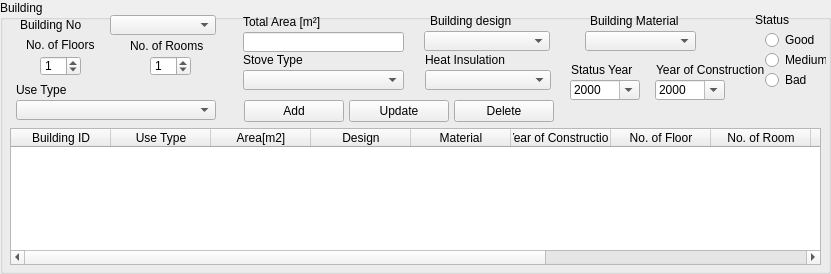
    <widget class="QGroupBox" name="groupBox_4">
     <property name="geometry">
      <rect>
       <x>0</x>
       <y>350</y>
       <width>831</width>
       <height>274</height>
      </rect>
     </property>
     <property name="title">
      <string>Building</string>
     </property>
     <widget class="QLabel" name="label_2">
      <property name="geometry">
       <rect>
        <x>425</x>
        <y>50</y>
        <width>176</width>
        <height>20</height>
       </rect>
      </property>
      <property name="minimumSize">
       <size>
        <width>0</width>
        <height>20</height>
       </size>
      </property>
      <property name="maximumSize">
       <size>
        <width>16777215</width>
        <height>20</height>
       </size>
      </property>
      <property name="text">
       <string>Heat Insulation</string>
      </property>
     </widget>
     <widget class="QComboBox" name="building_stove_type_cbox">
      <property name="geometry">
       <rect>
        <x>243</x>
        <y>70</y>
        <width>161</width>
        <height>20</height>
       </rect>
      </property>
      <property name="minimumSize">
       <size>
        <width>0</width>
        <height>20</height>
       </size>
      </property>
      <property name="maximumSize">
       <size>
        <width>16777215</width>
        <height>20</height>
       </size>
      </property>
     </widget>
     <widget class="QLabel" name="useTypeLabel_2">
      <property name="geometry">
       <rect>
        <x>16</x>
        <y>80</y>
        <width>201</width>
        <height>20</height>
       </rect>
      </property>
      <property name="minimumSize">
       <size>
        <width>0</width>
        <height>20</height>
       </size>
      </property>
      <property name="maximumSize">
       <size>
        <width>16777215</width>
        <height>20</height>
       </size>
      </property>
      <property name="text">
       <string>Use Type</string>
      </property>
     </widget>
     <widget class="QComboBox" name="building_heat_Insulation_cbox">
      <property name="geometry">
       <rect>
        <x>425</x>
        <y>70</y>
        <width>126</width>
        <height>20</height>
       </rect>
      </property>
      <property name="minimumSize">
       <size>
        <width>0</width>
        <height>20</height>
       </size>
      </property>
      <property name="maximumSize">
       <size>
        <width>16777215</width>
        <height>20</height>
       </size>
      </property>
     </widget>
     <widget class="QLabel" name="stoveTypeLabel_2">
      <property name="geometry">
       <rect>
        <x>243</x>
        <y>50</y>
        <width>156</width>
        <height>20</height>
       </rect>
      </property>
      <property name="minimumSize">
       <size>
        <width>0</width>
        <height>20</height>
       </size>
      </property>
      <property name="maximumSize">
       <size>
        <width>16777215</width>
        <height>20</height>
       </size>
      </property>
      <property name="text">
       <string>Stove Type</string>
      </property>
     </widget>
     <widget class="QComboBox" name="building_use_type_cbox">
      <property name="geometry">
       <rect>
        <x>16</x>
        <y>100</y>
        <width>200</width>
        <height>20</height>
       </rect>
      </property>
      <property name="minimumSize">
       <size>
        <width>0</width>
        <height>20</height>
       </size>
      </property>
      <property name="maximumSize">
       <size>
        <width>16777215</width>
        <height>20</height>
       </size>
      </property>
     </widget>
     <widget class="QComboBox" name="building_material_cbox">
      <property name="geometry">
       <rect>
        <x>585</x>
        <y>31</y>
        <width>111</width>
        <height>20</height>
       </rect>
      </property>
      <property name="minimumSize">
       <size>
        <width>0</width>
        <height>20</height>
       </size>
      </property>
      <property name="maximumSize">
       <size>
        <width>16777215</width>
        <height>20</height>
       </size>
      </property>
     </widget>
     <widget class="QLabel" name="BuildingInfoMaterialLabel_2">
      <property name="geometry">
       <rect>
        <x>590</x>
        <y>11</y>
        <width>111</width>
        <height>20</height>
       </rect>
      </property>
      <property name="minimumSize">
       <size>
        <width>0</width>
        <height>20</height>
       </size>
      </property>
      <property name="maximumSize">
       <size>
        <width>16777215</width>
        <height>20</height>
       </size>
      </property>
      <property name="text">
       <string>Building Material</string>
      </property>
     </widget>
     <widget class="QDateEdit" name="building_construction_year_edit">
      <property name="geometry">
       <rect>
        <x>655</x>
        <y>80</y>
        <width>70</width>
        <height>20</height>
       </rect>
      </property>
      <property name="minimumSize">
       <size>
        <width>0</width>
        <height>20</height>
       </size>
      </property>
      <property name="maximumSize">
       <size>
        <width>16777215</width>
        <height>20</height>
       </size>
      </property>
      <property name="displayFormat">
       <string>yyyy</string>
      </property>
      <property name="calendarPopup">
       <bool>true</bool>
      </property>
     </widget>
     <widget class="QLabel" name="yearConstructionLabel_3">
      <property name="geometry">
       <rect>
        <x>656</x>
        <y>60</y>
        <width>111</width>
        <height>20</height>
       </rect>
      </property>
      <property name="minimumSize">
       <size>
        <width>0</width>
        <height>20</height>
       </size>
      </property>
      <property name="maximumSize">
       <size>
        <width>16777215</width>
        <height>20</height>
       </size>
      </property>
      <property name="text">
       <string>Year of Construction</string>
      </property>
     </widget>
     <widget class="QLineEdit" name="building_area_edit">
      <property name="geometry">
       <rect>
        <x>243</x>
        <y>32</y>
        <width>161</width>
        <height>20</height>
       </rect>
      </property>
     </widget>
     <widget class="QLabel" name="totalareaLabel_3">
      <property name="geometry">
       <rect>
        <x>243</x>
        <y>12</y>
        <width>166</width>
        <height>20</height>
       </rect>
      </property>
      <property name="minimumSize">
       <size>
        <width>0</width>
        <height>20</height>
       </size>
      </property>
      <property name="maximumSize">
       <size>
        <width>16777215</width>
        <height>20</height>
       </size>
      </property>
      <property name="text">
       <string>Total Area [m²]</string>
      </property>
     </widget>
     <widget class="QRadioButton" name="b_status_good_rbutton">
      <property name="geometry">
       <rect>
        <x>765</x>
        <y>30</y>
        <width>61</width>
        <height>20</height>
       </rect>
      </property>
      <property name="minimumSize">
       <size>
        <width>0</width>
        <height>20</height>
       </size>
      </property>
      <property name="maximumSize">
       <size>
        <width>16777215</width>
        <height>20</height>
       </size>
      </property>
      <property name="text">
       <string>Good</string>
      </property>
     </widget>
     <widget class="QRadioButton" name="b_status_bad_rbutton">
      <property name="geometry">
       <rect>
        <x>765</x>
        <y>70</y>
        <width>61</width>
        <height>20</height>
       </rect>
      </property>
      <property name="minimumSize">
       <size>
        <width>0</width>
        <height>20</height>
       </size>
      </property>
      <property name="maximumSize">
       <size>
        <width>16777215</width>
        <height>20</height>
       </size>
      </property>
      <property name="text">
       <string>Bad</string>
      </property>
     </widget>
     <widget class="QLabel" name="maintenanceStatusLabel_3">
      <property name="geometry">
       <rect>
        <x>755</x>
        <y>10</y>
        <width>76</width>
        <height>20</height>
       </rect>
      </property>
      <property name="minimumSize">
       <size>
        <width>0</width>
        <height>20</height>
       </size>
      </property>
      <property name="maximumSize">
       <size>
        <width>16777215</width>
        <height>20</height>
       </size>
      </property>
      <property name="text">
       <string>Status</string>
      </property>
     </widget>
     <widget class="QRadioButton" name="b_status_medium_rbutton">
      <property name="geometry">
       <rect>
        <x>765</x>
        <y>50</y>
        <width>61</width>
        <height>20</height>
       </rect>
      </property>
      <property name="minimumSize">
       <size>
        <width>0</width>
        <height>20</height>
       </size>
      </property>
      <property name="maximumSize">
       <size>
        <width>16777215</width>
        <height>20</height>
       </size>
      </property>
      <property name="text">
       <string>Medium</string>
      </property>
     </widget>
     <widget class="QLabel" name="maintenanceYearLabel_3">
      <property name="geometry">
       <rect>
        <x>571</x>
        <y>60</y>
        <width>121</width>
        <height>20</height>
       </rect>
      </property>
      <property name="minimumSize">
       <size>
        <width>0</width>
        <height>20</height>
       </size>
      </property>
      <property name="maximumSize">
       <size>
        <width>16777215</width>
        <height>20</height>
       </size>
      </property>
      <property name="text">
       <string>Status Year</string>
      </property>
     </widget>
     <widget class="QDateEdit" name="building_status_year_date">
      <property name="geometry">
       <rect>
        <x>570</x>
        <y>80</y>
        <width>70</width>
        <height>20</height>
       </rect>
      </property>
      <property name="minimumSize">
       <size>
        <width>0</width>
        <height>20</height>
       </size>
      </property>
      <property name="maximumSize">
       <size>
        <width>16777215</width>
        <height>20</height>
       </size>
      </property>
      <property name="displayFormat">
       <string>yyyy</string>
      </property>
      <property name="calendarPopup">
       <bool>true</bool>
      </property>
     </widget>
     <widget class="QTableWidget" name="home_building_twidget">
      <property name="geometry">
       <rect>
        <x>10</x>
        <y>128</y>
        <width>811</width>
        <height>137</height>
       </rect>
      </property>
      <column>
       <property name="text">
        <string>Building ID</string>
       </property>
      </column>
      <column>
       <property name="text">
        <string>Use Type</string>
       </property>
      </column>
      <column>
       <property name="text">
        <string>Area[m2]</string>
       </property>
      </column>
      <column>
       <property name="text">
        <string>Design</string>
       </property>
      </column>
      <column>
       <property name="text">
        <string>Material</string>
       </property>
      </column>
      <column>
       <property name="text">
        <string>Year of Construction</string>
       </property>
      </column>
      <column>
       <property name="text">
        <string>No. of Floor</string>
       </property>
      </column>
      <column>
       <property name="text">
        <string>No. of Room</string>
       </property>
      </column>
      <column>
       <property name="text">
        <string>Stove </string>
       </property>
      </column>
      <column>
       <property name="text">
        <string>Heat</string>
       </property>
      </column>
      <column>
       <property name="text">
        <string>Status</string>
       </property>
      </column>
      <column>
       <property name="text">
        <string>Status Year</string>
       </property>
      </column>
     </widget>
     <widget class="QPushButton" name="building_add_button">
      <property name="geometry">
       <rect>
        <x>244</x>
        <y>100</y>
        <width>100</width>
        <height>22</height>
       </rect>
      </property>
      <property name="sizePolicy">
       <sizepolicy hsizetype="Fixed" vsizetype="Fixed">
        <horstretch>0</horstretch>
        <verstretch>0</verstretch>
       </sizepolicy>
      </property>
      <property name="minimumSize">
       <size>
        <width>0</width>
        <height>22</height>
       </size>
      </property>
      <property name="maximumSize">
       <size>
        <width>100</width>
        <height>22</height>
       </size>
      </property>
      <property name="text">
       <string>Add</string>
      </property>
     </widget>
     <widget class="QPushButton" name="building_delete_button">
      <property name="geometry">
       <rect>
        <x>454</x>
        <y>100</y>
        <width>100</width>
        <height>22</height>
       </rect>
      </property>
      <property name="minimumSize">
       <size>
        <width>0</width>
        <height>22</height>
       </size>
      </property>
      <property name="maximumSize">
       <size>
        <width>100</width>
        <height>22</height>
       </size>
      </property>
      <property name="text">
       <string>Delete</string>
      </property>
     </widget>
     <widget class="QPushButton" name="building_update_button">
      <property name="geometry">
       <rect>
        <x>349</x>
        <y>100</y>
        <width>100</width>
        <height>22</height>
       </rect>
      </property>
      <property name="sizePolicy">
       <sizepolicy hsizetype="Fixed" vsizetype="Fixed">
        <horstretch>0</horstretch>
        <verstretch>0</verstretch>
       </sizepolicy>
      </property>
      <property name="minimumSize">
       <size>
        <width>0</width>
        <height>22</height>
       </size>
      </property>
      <property name="maximumSize">
       <size>
        <width>100</width>
        <height>22</height>
       </size>
      </property>
      <property name="text">
       <string>Update</string>
      </property>
     </widget>
     <widget class="QLabel" name="useTypeLabel_8">
      <property name="geometry">
       <rect>
        <x>20</x>
        <y>15</y>
        <width>91</width>
        <height>20</height>
       </rect>
      </property>
      <property name="minimumSize">
       <size>
        <width>0</width>
        <height>20</height>
       </size>
      </property>
      <property name="maximumSize">
       <size>
        <width>16777215</width>
        <height>20</height>
       </size>
      </property>
      <property name="text">
       <string>Building No</string>
      </property>
     </widget>
     <widget class="QSpinBox" name="no_floor_sbox">
      <property name="geometry">
       <rect>
        <x>40</x>
        <y>56</y>
        <width>41</width>
        <height>20</height>
       </rect>
      </property>
      <property name="minimumSize">
       <size>
        <width>0</width>
        <height>20</height>
       </size>
      </property>
      <property name="maximumSize">
       <size>
        <width>16777215</width>
        <height>20</height>
       </size>
      </property>
      <property name="value">
       <number>1</number>
      </property>
     </widget>
     <widget class="QLabel" name="NoFloorLabel_3">
      <property name="geometry">
       <rect>
        <x>26</x>
        <y>35</y>
        <width>81</width>
        <height>20</height>
       </rect>
      </property>
      <property name="minimumSize">
       <size>
        <width>0</width>
        <height>20</height>
       </size>
      </property>
      <property name="maximumSize">
       <size>
        <width>16777215</width>
        <height>20</height>
       </size>
      </property>
      <property name="text">
       <string>No. of Floors</string>
      </property>
     </widget>
     <widget class="QComboBox" name="building_no_cbox">
      <property name="geometry">
       <rect>
        <x>110</x>
        <y>15</y>
        <width>106</width>
        <height>20</height>
       </rect>
      </property>
      <property name="minimumSize">
       <size>
        <width>0</width>
        <height>20</height>
       </size>
      </property>
      <property name="maximumSize">
       <size>
        <width>16777215</width>
        <height>20</height>
       </size>
      </property>
     </widget>
     <widget class="QSpinBox" name="no_floor_sbox_2">
      <property name="geometry">
       <rect>
        <x>150</x>
        <y>56</y>
        <width>41</width>
        <height>20</height>
       </rect>
      </property>
      <property name="minimumSize">
       <size>
        <width>0</width>
        <height>20</height>
       </size>
      </property>
      <property name="maximumSize">
       <size>
        <width>16777215</width>
        <height>20</height>
       </size>
      </property>
      <property name="value">
       <number>1</number>
      </property>
     </widget>
     <widget class="QLabel" name="NoFloorLabel_4">
      <property name="geometry">
       <rect>
        <x>130</x>
        <y>36</y>
        <width>81</width>
        <height>20</height>
       </rect>
      </property>
      <property name="minimumSize">
       <size>
        <width>0</width>
        <height>20</height>
       </size>
      </property>
      <property name="maximumSize">
       <size>
        <width>16777215</width>
        <height>20</height>
       </size>
      </property>
      <property name="text">
       <string>No. of Rooms</string>
      </property>
     </widget>
     <widget class="QComboBox" name="building_material_cbox_2">
      <property name="geometry">
       <rect>
        <x>424</x>
        <y>31</y>
        <width>126</width>
        <height>20</height>
       </rect>
      </property>
      <property name="minimumSize">
       <size>
        <width>0</width>
        <height>20</height>
       </size>
      </property>
      <property name="maximumSize">
       <size>
        <width>16777215</width>
        <height>20</height>
       </size>
      </property>
     </widget>
     <widget class="QLabel" name="BuildingInfoMaterialLabel_9">
      <property name="geometry">
       <rect>
        <x>430</x>
        <y>11</y>
        <width>131</width>
        <height>20</height>
       </rect>
      </property>
      <property name="minimumSize">
       <size>
        <width>0</width>
        <height>20</height>
       </size>
      </property>
      <property name="maximumSize">
       <size>
        <width>16777215</width>
        <height>20</height>
       </size>
      </property>
      <property name="text">
       <string>Building design</string>
      </property>
     </widget>
    </widget>
